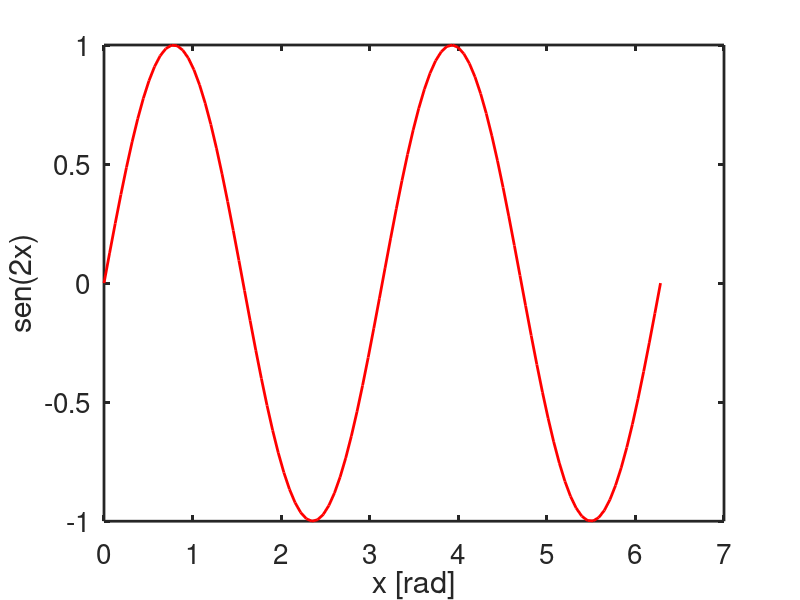

Write the MATLAB code that produced this figure.
% Catalizate en Octave - 2019 - FCAI-UNCuyo
% 
% Congreso Nacional de Estudiantes de Ingenieria Quimica (CONEIQ)
%
%
% Ejercicio: Calcular el valor del seno del doble del ángulo: 
%            sen(2*theta).

senoAngDoble = @(x) 2*sin(x).*cos(x);

x=linspace(0,2*pi);

figure(1);clf
plot(x, senoAngDoble(x), 'r-', 'linewidth', 2)
xlabel('x [rad]','fontsize',24)
ylabel('sen(2x)','fontsize',24)
set(gca,'linewidth',2,'fontsize',20)